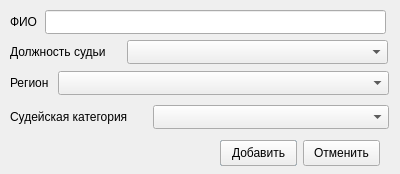
<?xml version="1.0" encoding="UTF-8"?>
<ui version="4.0">
 <class>Dialog</class>
 <widget class="QDialog" name="Dialog">
  <property name="geometry">
   <rect>
    <x>0</x>
    <y>0</y>
    <width>400</width>
    <height>174</height>
   </rect>
  </property>
  <property name="windowTitle">
   <string>Dialog</string>
  </property>
  <widget class="QLineEdit" name="fioEdit">
   <property name="geometry">
    <rect>
     <x>45</x>
     <y>10</y>
     <width>341</width>
     <height>24</height>
    </rect>
   </property>
  </widget>
  <widget class="QComboBox" name="positionList">
   <property name="enabled">
    <bool>true</bool>
   </property>
   <property name="geometry">
    <rect>
     <x>127</x>
     <y>40</y>
     <width>261</width>
     <height>24</height>
    </rect>
   </property>
  </widget>
  <widget class="QLabel" name="fio">
   <property name="geometry">
    <rect>
     <x>10</x>
     <y>12</y>
     <width>29</width>
     <height>20</height>
    </rect>
   </property>
   <property name="text">
    <string>ФИО</string>
   </property>
  </widget>
  <widget class="QLabel" name="position">
   <property name="geometry">
    <rect>
     <x>10</x>
     <y>42</y>
     <width>112</width>
     <height>20</height>
    </rect>
   </property>
   <property name="text">
    <string>Должность судьи</string>
   </property>
  </widget>
  <widget class="QLabel" name="region">
   <property name="geometry">
    <rect>
     <x>10</x>
     <y>73</y>
     <width>44</width>
     <height>20</height>
    </rect>
   </property>
   <property name="text">
    <string>Регион</string>
   </property>
  </widget>
  <widget class="QComboBox" name="regionList">
   <property name="geometry">
    <rect>
     <x>58</x>
     <y>71</y>
     <width>331</width>
     <height>24</height>
    </rect>
   </property>
  </widget>
  <widget class="QLabel" name="category">
   <property name="geometry">
    <rect>
     <x>10</x>
     <y>107</y>
     <width>137</width>
     <height>20</height>
    </rect>
   </property>
   <property name="text">
    <string>Судейская категория</string>
   </property>
  </widget>
  <widget class="QComboBox" name="categoryList">
   <property name="geometry">
    <rect>
     <x>153</x>
     <y>105</y>
     <width>236</width>
     <height>24</height>
    </rect>
   </property>
  </widget>
  <widget class="QPushButton" name="update">
   <property name="geometry">
    <rect>
     <x>220</x>
     <y>140</y>
     <width>77</width>
     <height>26</height>
    </rect>
   </property>
   <property name="text">
    <string>Обновить</string>
   </property>
  </widget>
  <widget class="QPushButton" name="cancel">
   <property name="geometry">
    <rect>
     <x>303</x>
     <y>140</y>
     <width>77</width>
     <height>26</height>
    </rect>
   </property>
   <property name="text">
    <string>Отменить</string>
   </property>
  </widget>
  <widget class="QPushButton" name="add">
   <property name="geometry">
    <rect>
     <x>220</x>
     <y>140</y>
     <width>77</width>
     <height>26</height>
    </rect>
   </property>
   <property name="text">
    <string>Добавить</string>
   </property>
  </widget>
 </widget>
 <resources/>
 <connections/>
</ui>
